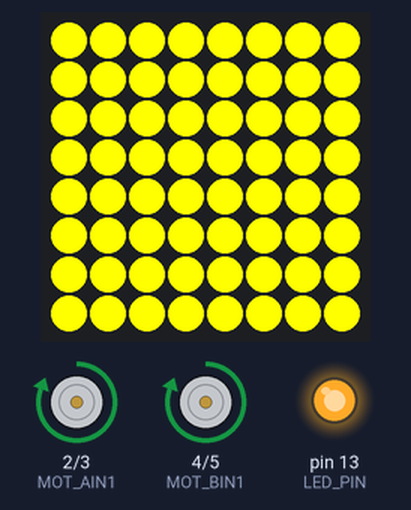
Recording of a sketch running on a simulated Arduino Mega 2560, built with avr-gcc and run on an emulated ATmega2560. On the bench: 8×8 RGB LED matrix (first LED top left, wired row by row), motor-driver pin pairs drawn as motors (green arrow = first pin HIGH = forward, orange = second pin HIGH = backward, longer = more drive), output pins drawn as LEDs (lit = HIGH). The audio player accepts every command and is not drawn; pins used as bus, display or sensor lines are not drawn.

Above: at 4.9 s.
At 7.3 s:
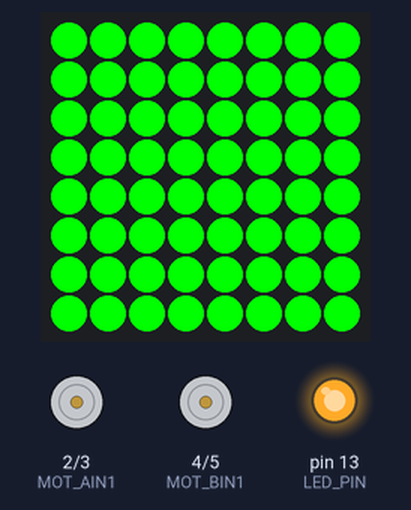
At 9.24 s:
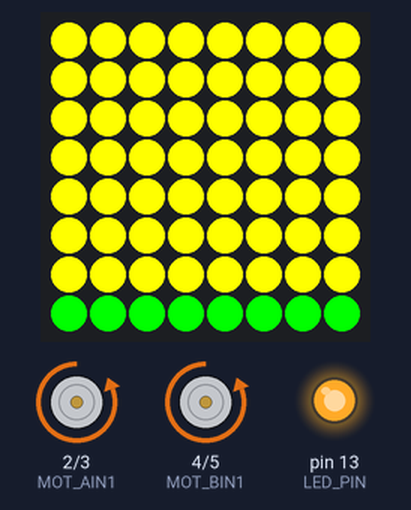
At 11.73 s:
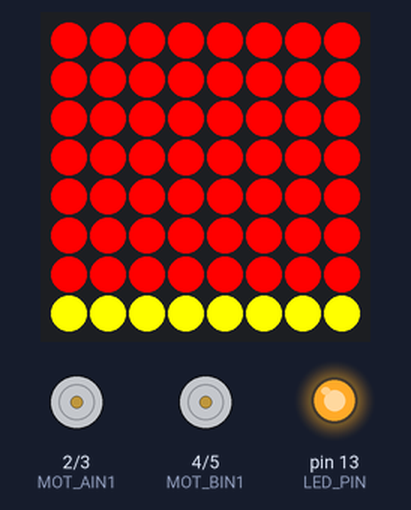
At 16.0 s:
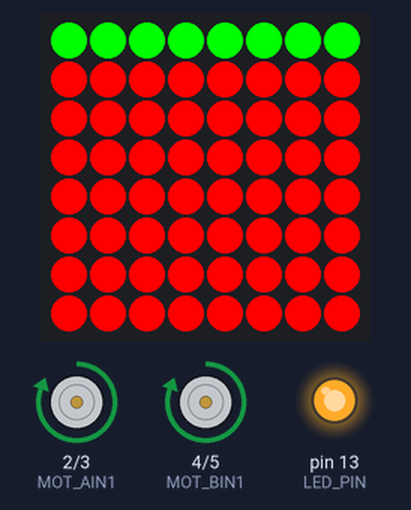
At 19.6 s:
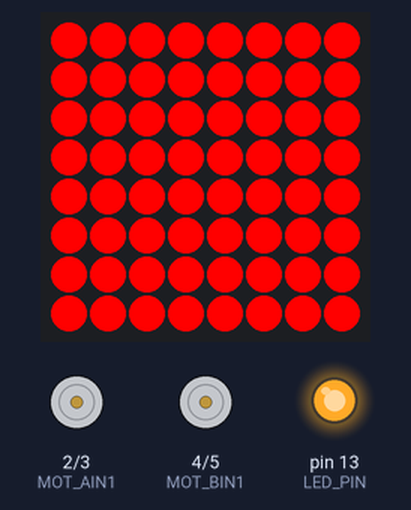
Timing chart, 0 to 40.0 s (numbered marks = the images above):
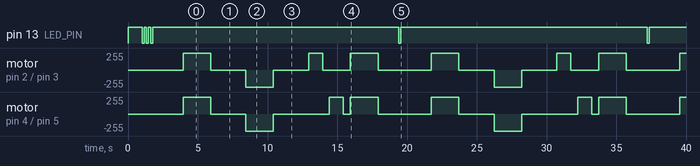

The sketch:

nano_kitronik_dfplayer_matrix.ino
```cpp
/*
 * Arduino Nano 33 BLE Sense Rev 1 + Kitronik 5108 + DFPlayer Mini + Adafruit 8x8 Bi-color LED matrix
 * Kevin Walker 22 Feb 2026
 *
 * Powered by 3.7V / 2A LiPo.
 *
 * Hardware Connections:
 *
 *   Nano 33 BLE          Kitronik 5108
 *   -----------          -------------
 *   D2  ──────────────── AIN1
 *   D3  ──────────────── AIN2
 *   D4  ──────────────── BIN1
 *   D5  ──────────────── BIN2
 *   D6  ──────────────── nSLEEP
 *   GND ──────────────── GND
 *                        Vcc ── LiPo 3.7V positive
 *                        GND ── LiPo negative
 *
 *   Nano 33 BLE          DFPlayer Mini
 *   -----------          -------------
 *   D0 (TX) ──────────── RX   (3.3V logic, no resistor needed)
 *   D1 (RX) ──────────── TX
 *   GND     ──────────── GND
 *                        VCC ── LiPo 3.7V positive (3.2-5.0V accepted)
 *                        SPK1 ── Speaker +
 *                        SPK2 ── Speaker -
 *
 *   Nano 33 BLE          Adafruit 8x8 Bicolor Matrix (I2C, addr 0x70)
 *   -----------          ---------------
 *   A4 (SDA) ──────────── SDA
 *   A5 (SCL) ──────────── SCL
 *   GND      ──────────── GND
 *                         VCC ── LiPo 3.7V positive
 *
 *   Power the Nano via LiPo positive to the VIN pin, negative to common GND.
 *
 * SD Card: FAT32 formatted, files named 0001.mp3, 0002.mp3, 0003.mp3 in root.
 *
 * Required Libraries:
 *   DFRobotDFPlayerMini, Adafruit_GFX, Adafruit_LEDBackpack
 *
 * NOTE: Do NOT use "AIN1" / "AIN2" as variable names —
 *       they conflict with nRF52840 PinName enum values.
 */

#include <Wire.h>
#include <Adafruit_GFX.h>
#include "Adafruit_LEDBackpack.h"
#include <DFRobotDFPlayerMini.h>

// Motor pins (prefixed MOT_ to avoid nRF52840 PinName conflicts)
#define MOT_AIN1 2
#define MOT_AIN2 3
#define MOT_BIN1 4
#define MOT_BIN2 5
#define MOT_NSLEEP 6

#define LED_PIN LED_BUILTIN

const int LINE_DELAY = 120;

Adafruit_BicolorMatrix matrix = Adafruit_BicolorMatrix();

DFRobotDFPlayerMini dfPlayer;
bool dfPlayerReady = false;
int currentTrack = 1;

void setup() {
  // Motor pins LOW immediately to prevent spurious spinning during boot
  pinMode(MOT_AIN1, OUTPUT);  digitalWrite(MOT_AIN1, LOW);
  pinMode(MOT_AIN2, OUTPUT);  digitalWrite(MOT_AIN2, LOW);
  pinMode(MOT_BIN1, OUTPUT);  digitalWrite(MOT_BIN1, LOW);
  pinMode(MOT_BIN2, OUTPUT);  digitalWrite(MOT_BIN2, LOW);

  // Keep motor driver asleep until ready
  pinMode(MOT_NSLEEP, OUTPUT);
  digitalWrite(MOT_NSLEEP, LOW);

  // LED for status
  pinMode(LED_PIN, OUTPUT);
  digitalWrite(LED_PIN, HIGH); // OFF (active LOW)

  // Init LED matrix
  matrix.begin(0x70);
  matrix.setBrightness(15);
  matrix.fillScreen(LED_RED);
  matrix.writeDisplay();

  // Init DFPlayer on hardware Serial1
  Serial1.begin(9600);
  delay(500);

  if (dfPlayer.begin(Serial1)) {
    dfPlayerReady = true;
    dfPlayer.volume(20);
  }

  // Blink LED: 3 = all good, 10 rapid = DFPlayer failed
  if (dfPlayerReady) {
    blinkLED(3);
  } else {
    for (int i = 0; i < 10; i++) blinkLED(1);
  }

  // Startup delay so you can set the robot down
  delay(2000);

  // Wake motor driver
  digitalWrite(MOT_NSLEEP, HIGH);
}

void loop() {
  // ── Phase 1: Forward ── YELLOW ── Track ──
  playNextTrack();
  motorsForward();
  sweepToColor(LED_YELLOW);
  delay(1000);
  motorsStop();
  delay(500);

  // ── Phase 2: Stopped ── GREEN ──
  sweepToColor(LED_GREEN);
  delay(1000);

  // ── Phase 3: Reverse ── YELLOW ── Track ──
  playNextTrack();
  motorsReverse();
  sweepToColor(LED_YELLOW);
  delay(1000);
  motorsStop();
  delay(500);

  // ── Phase 4: Stopped ── RED ──
  sweepToColor(LED_RED);
  delay(1000);

  // ── Phase 5: Motor A only ── Track ──
  playNextTrack();
  motorForward('A');
  delay(1000);
  motorStop('A');
  delay(500);

  // ── Phase 6: Motor B only ──
  motorForward('B');
  delay(1000);
  motorStop('B');
  delay(500);

  // ── Phase 7: Both forward then brake ──
  motorsForward();
  sweepToColor(LED_GREEN);
  delay(1000);

  motorBrake('A');
  motorBrake('B');
  sweepToColor(LED_RED);
  delay(500);

  motorsStop();

  blinkLED(1);
  delay(2000);
}

// ── Motor Control ──────────────────────────────────────────────

void motorForward(char motor) {
  if (motor == 'A') {
    digitalWrite(MOT_AIN1, HIGH);
    digitalWrite(MOT_AIN2, LOW);
  } else {
    digitalWrite(MOT_BIN1, HIGH);
    digitalWrite(MOT_BIN2, LOW);
  }
}

void motorReverse(char motor) {
  if (motor == 'A') {
    digitalWrite(MOT_AIN1, LOW);
    digitalWrite(MOT_AIN2, HIGH);
  } else {
    digitalWrite(MOT_BIN1, LOW);
    digitalWrite(MOT_BIN2, HIGH);
  }
}

void motorStop(char motor) {
  if (motor == 'A') {
    digitalWrite(MOT_AIN1, LOW);
    digitalWrite(MOT_AIN2, LOW);
  } else {
    digitalWrite(MOT_BIN1, LOW);
    digitalWrite(MOT_BIN2, LOW);
  }
}

void motorBrake(char motor) {
  if (motor == 'A') {
    digitalWrite(MOT_AIN1, HIGH);
    digitalWrite(MOT_AIN2, HIGH);
  } else {
    digitalWrite(MOT_BIN1, HIGH);
    digitalWrite(MOT_BIN2, HIGH);
  }
}

void motorsForward() {
  motorForward('A');
  motorForward('B');
}

void motorsReverse() {
  motorReverse('A');
  motorReverse('B');
}

void motorsStop() {
  motorStop('A');
  motorStop('B');
}

// ── LED Matrix ─────────────────────────────────────────────────

void drawLine(int row, uint8_t color) {
  for (int col = 0; col < 8; col++) {
    matrix.drawPixel(col, row, color);
  }
  matrix.writeDisplay();
}

void sweepToColor(uint8_t newColor) {
  for (int row = 0; row < 8; row++) {
    drawLine(row, newColor);
    delay(LINE_DELAY);
  }
}

// ── DFPlayer ───────────────────────────────────────────────────

void playNextTrack() {
  if (!dfPlayerReady) return;
  dfPlayer.play(currentTrack);
  currentTrack++;
  if (currentTrack > 3) currentTrack = 1;
}

// ── Status LED ─────────────────────────────────────────────────

void blinkLED(int times) {
  for (int i = 0; i < times; i++) {
    digitalWrite(LED_PIN, LOW);  // ON
    delay(150);
    digitalWrite(LED_PIN, HIGH); // OFF
    delay(150);
  }
}
```

Measured:
- by itself, pin 13 (LED_PIN): HIGH → LOW at 1.0 s, → HIGH 0.15 s later, → LOW 0.15 s later, → HIGH 0.15 s later, … (10 changes in this stretch)
- by itself, motor on pin 2 (MOT_AIN1) / pin 3 (MOT_AIN2): stopped → forward 255/255 at 3.9 s, → stopped 2.0 s later, → backward 255/255 2.5 s later, → stopped 2.0 s later, … (17 changes in this stretch)
- by itself, motor on pin 4 (MOT_BIN1) / pin 5 (MOT_BIN2): stopped → forward 255/255 at 3.9 s, → stopped 2.0 s later, → backward 255/255 2.5 s later, → stopped 2.0 s later, … (17 changes in this stretch)
- what the display in image 0 shows lasts 1.6 s, from 4.8 s to 6.4 s
- what the display in image 1 shows lasts 1.1 s, from 7.3 s to 8.4 s
